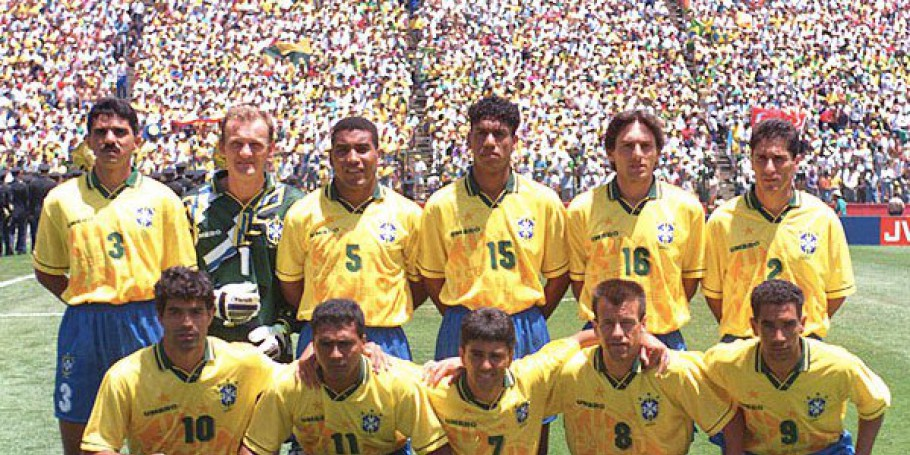
#> input picture reconhecimento-de-padroes/atv-kmeans-rp/Selecao.jpeg, 910 x 455 px
$ jupyter execute atividade.ipynb
#> lines starting #> are read from the running program, lines starting #| are printed output that depends on the picture
[cell 1]
import cv2
import numpy as np
import pandas as pd
from sklearn.cluster import KMeans
from sklearn.preprocessing import StandardScaler
from sklearn.metrics import silhouette_score
import matplotlib.pyplot as plt

# -------------------------------
# 1) Segmentação da imagem com KMeans
# -------------------------------

# Parâmetros
K = 3
MAX_ITER = 50
EPS = 0.1
ATTEMPTS = 10

# Carregar imagem
img = cv2.imread('Selecao.jpeg')
#> img is the input picture: shape (455, 910, 3); mean B, G, R 118.3, 149.2, 168.1
img_rgb = cv2.cvtColor(img, cv2.COLOR_BGR2RGB)

# Preparar pixels
pixels = img_rgb.reshape((-1, 3)).astype(np.float32)

# Critério de parada
criteria = (cv2.TERM_CRITERIA_EPS + cv2.TERM_CRITERIA_MAX_ITER, MAX_ITER, EPS)

# Executar KMeans
ret, labels, centers = cv2.kmeans(
    pixels, K, None, criteria, ATTEMPTS, cv2.KMEANS_RANDOM_CENTERS
)
#> ret = 1.21e+09; centers = [[232.1, 224, 194.1], [87.22, 68.86, 60.76], [174.8, 146.3, 97.46]]

# Recuperar imagem segmentada
centers = np.uint8(centers)
#> centers = [[232, 223, 194], [87, 68, 60], [174, 146, 97]]
segmented = centers[labels.flatten()].reshape(img_rgb.shape)
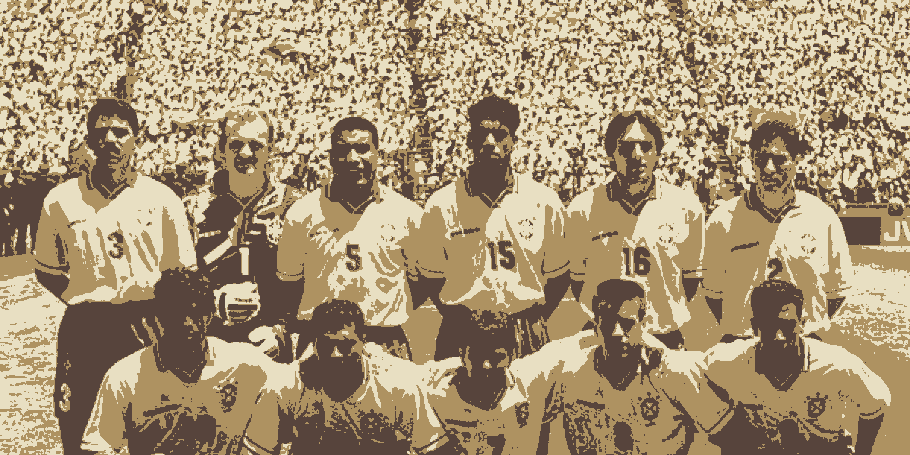
#> segmented: shape (455, 910, 3); mean R, G, B 167.7, 148.5, 117.9

# Exibir resultados da segmentação
plt.figure(figsize=(10, 5))
plt.subplot(1, 2, 1)
plt.imshow(img_rgb)
plt.title("Original")
plt.axis('off')

plt.subplot(1, 2, 2)
plt.imshow(segmented)
plt.title(f"Segmentado (K={K}, iter={MAX_ITER}, ε={EPS})")
plt.axis('off')

plt.suptitle("Segmentação de Imagem com KMeans", fontsize=16)
plt.tight_layout()
plt.show()
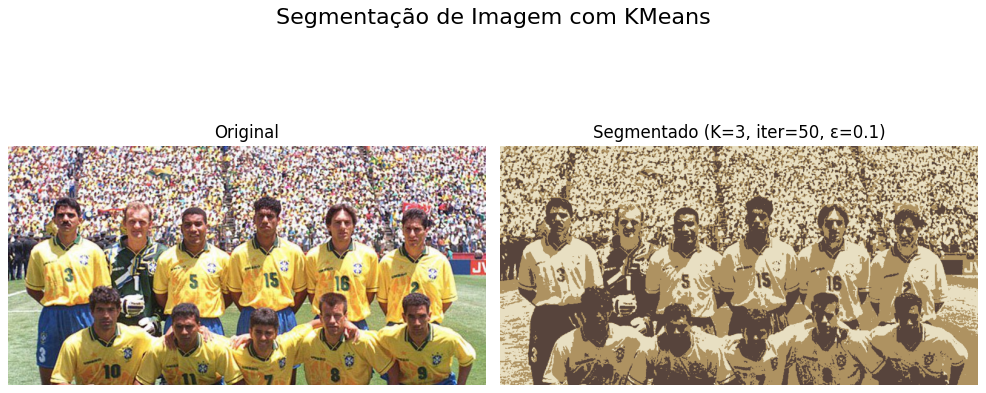
#> figure drawn by matplotlib, 2 panels

# Salvar resultado
cv2.imwrite('segmented_K3.png', cv2.cvtColor(segmented, cv2.COLOR_RGB2BGR))
print(">>> Segmentação salva em 'segmented_K3.png'")

# -------------------------------
# 2) Agrupamento dos dados de salário
# -------------------------------

# Carregar e limpar CSV
df = pd.read_csv('KMeans_Salario.csv', sep=';')
#> (reads reconhecimento-de-padroes/atv-kmeans-rp/KMeans_Salario.csv from the repository)
df['Salário Mensal'] = (
    df['Salário Mensal']
    .str.replace(r'[R$\s]', '', regex=True)
    .str.replace('.', '', regex=False)
    .str.replace(',', '.', regex=False)
    .astype(float)
)

# Selecionar features
X = df[['Idade', 'Salário Mensal']].values

# Normalizar
scaler = StandardScaler()
X_scaled = scaler.fit_transform(X)

# Avaliar K de 2 a 10 via Silhouette Score
best_k = None
best_score = -1
centroids_dict = {}

print("\n=== Resultados de Clusterização ===")
for k in range(2, 11):
    km = KMeans(n_clusters=k, n_init=10, max_iter=300, random_state=42)
    labels = km.fit_predict(X_scaled)
    centroids = scaler.inverse_transform(km.cluster_centers_)
    centroids_dict[k] = centroids

    score = silhouette_score(X_scaled, labels)
    print(f"➤ K = {k}: Silhouette Score = {score:.4f}")
    print(f"    Centróides (Idade, Salário):")
    for idx, (idade_cent, salario_cent) in enumerate(centroids, start=1):
        print(f"      - Cluster {idx}: (Idade ≈ {idade_cent:.1f}, Salário ≈ R$ {salario_cent:,.2f})")
    print()

    if score > best_score:
        best_score = score
        best_k = k

print(f"⇒ Melhor número de clusters: K = {best_k} (Silhouette = {best_score:.4f})")
